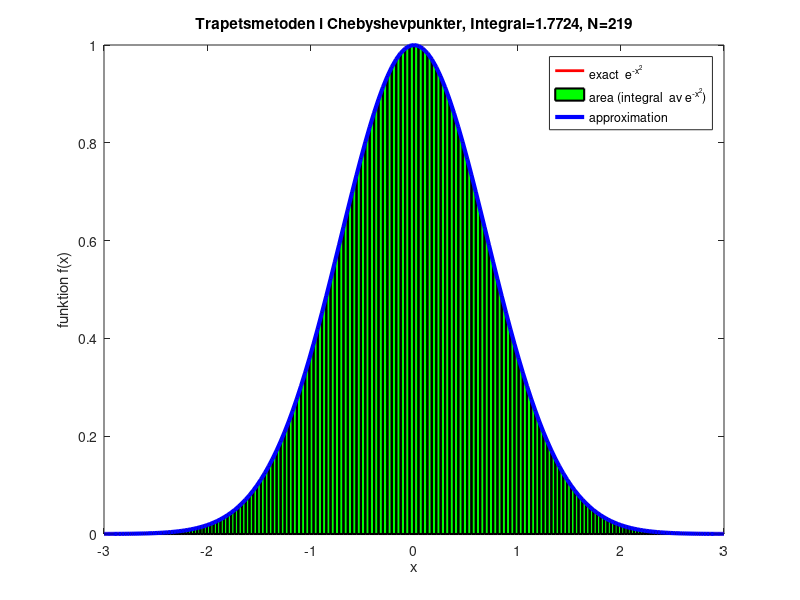
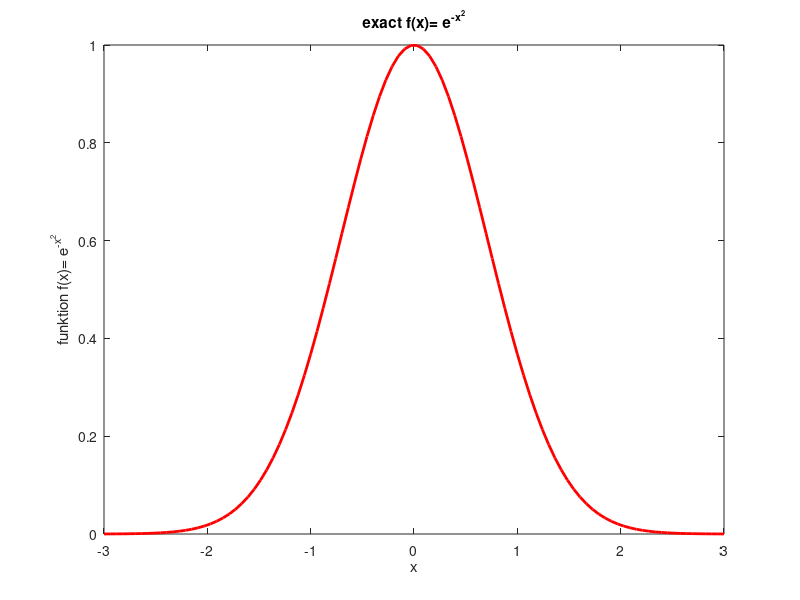

MATLAB code to generate these figures, in order:
close all;
clear

%fun = @(x) exp(-0.1*x.^2).*sin(5*x)
 fun = @(x) exp(-x.^2)

% definition av integration intervalet [n,p]

n= -3;
p= 3.0

% gammalt  matlab-funktion
% Q =  quadl(fun,n,p);

Q =  integral(fun,n,p);
Adapt = quadgk(fun,n,p);

fun_exact = 0;
fun_calc = 0;

x_exact = linspace(n, p);
N = size(x_exact,2)


  for i = 1:N
	    func_exact(i) =fun(x_exact(i));

%fellog(i) = log10(abs(Lagrange_pol(i) - func_exact(i)));
%fel(i) = abs(Lagrange_pol(i) - func_exact(i));

end

  N_calc = 219;

% ekvidistanta punkter
  %x_calc = linspace(n, p, N_calc);


%******************  Chebyshevpunkterna

for i = 1:N_calc
	  cheb(i)  = -((p-n)/2.0)*cos(((2.0*i-1)*pi)/(2.0*N_calc))+ (n+p)/2.0;
          x_calc(i) =cheb(i);
	  fun_calc(i) =fun(x_calc(i));
end

int_calc = trapz(x_calc,  fun_calc);

	
figure
plot(x_exact,func_exact, ' r-',  'LineWidth',2)

xverts = [x_calc(1:end-1);x_calc(1:end-1);x_calc(2:end);x_calc(2:end)];
yverts = [zeros(1,N_calc-1);fun_calc(1:end-1);fun_calc(2:end);zeros(1,N_calc-1)];
hold on


patch(xverts, yverts,'g','LineWidth',1.5)

plot(x_calc,  fun_calc,'b','LineWidth',3);

  
  xlabel('x')
  ylabel('funktion f(x)')
  legend('exact  e^{-x^2}','area (integral  av e^{-x^2})','approximation ');
title(['Trapetsmetoden i Chebyshevpunkter, Integral=',num2str(int_calc),', N=',num2str(N_calc)]);


figure
plot(x_exact,func_exact, ' r-',  'LineWidth',2)
  
 xlabel('x')
  ylabel('funktion f(x)= e^{-x^2}')
  
  title('exact f(x)= e^{-x^2}')
